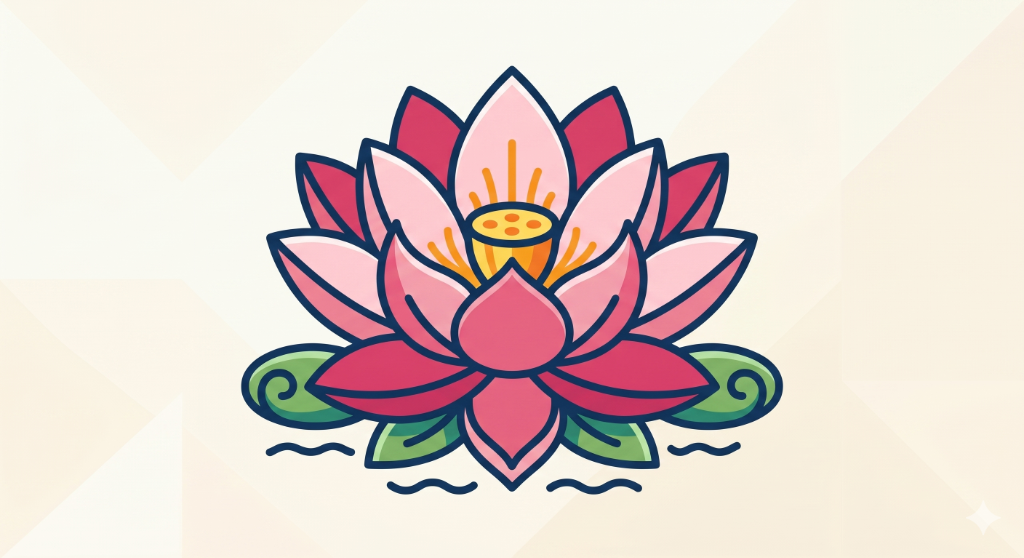
#> input picture build/Images/decorations/lotus-image.png, 1024 x 558 px, found by its file name
$ python remove_bg.py
#> lines starting #> are read from the running program, lines starting #| are printed output that depends on the picture
from PIL import Image, ImageDraw

def remove_bg(input_path, output_path):
    img = Image.open(input_path).convert("RGBA")
#> img is the input picture: PIL image 1024x558 RGBA; mean R, G, B, A 223.8, 209.2, 204.1, 255

    # Floodfill from all 4 corners to ensure all connected background is removed
    w, h = img.size
#> w = 1024; h = 558
    corners = [(0, 0), (w-1, 0), (0, h-1), (w-1, h-1)]

    # Background color seems to be around #F5F1EB
    # A generous threshold of 50-70 should capture the faint geometric lines
    for corner in corners:
        ImageDraw.floodfill(img, xy=corner, value=(0, 0, 0, 0), thresh=75)
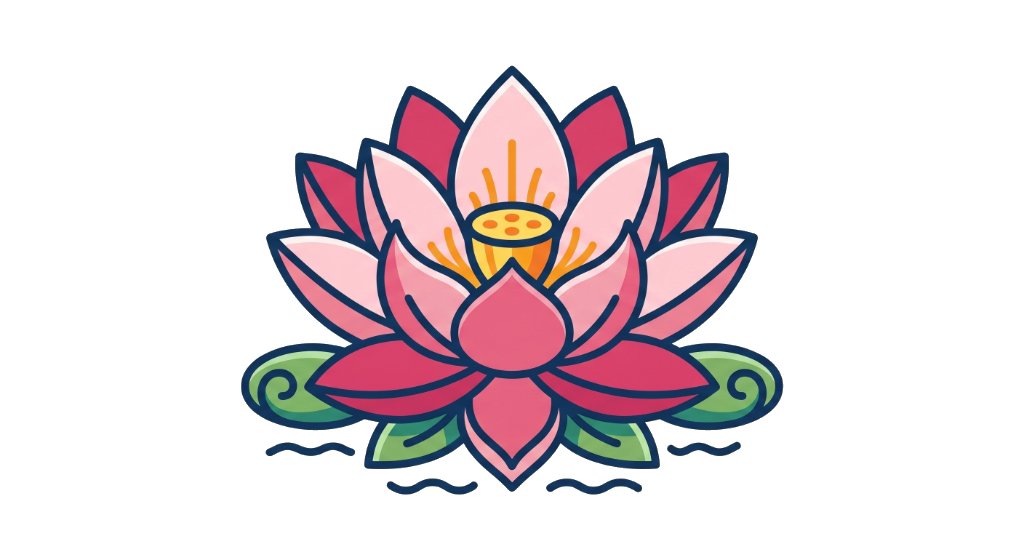
#> img: PIL image 1024x558 RGBA; mean R, G, B, A 41.4, 30.1, 34, 68.5; transparent parts drawn white

    img.save(output_path, "PNG")
    print(f"Saved transparent image to {output_path}")

if __name__ == "__main__":
    remove_bg(
        "public/Images/decorations/lotus-image.png",
        "public/Images/decorations/lotus-transparent.png"
    )
